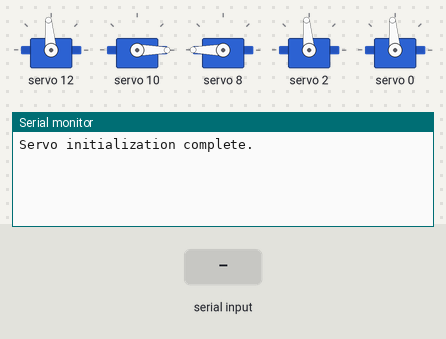
Bench run of a sketch on a simulated Arduino Uno, built with avr-gcc and run on an emulated ATmega328P. On the bench: 5 × servo, the last lines printed to the serial monitor. The inputs (shaded band) are chosen by the test bench.

Above: at 1.2 s.
1.3 s: "90,45,200\n" received over Serial
At 2.2 s:
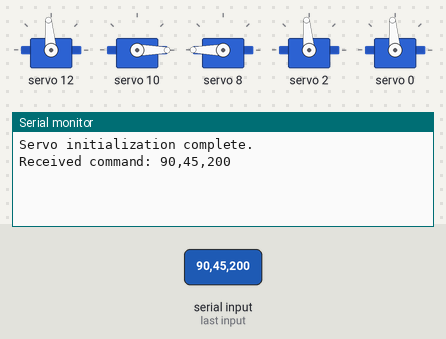
2.8 s: "90,45\n" received over Serial
At 4.0 s:
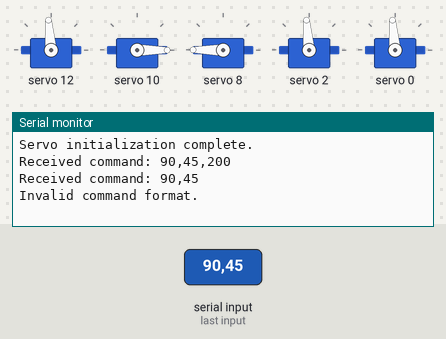
4.3 s: "5\n" received over Serial
At 5.0 s:
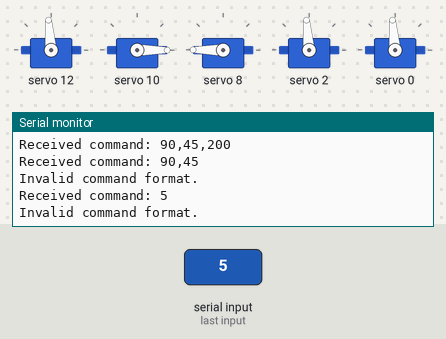

Measured:
- after the input at 1.3 s, the serial monitor: prints a new line at once (image 1)
- after the input at 2.8 s, the serial monitor: prints a new line at once (image 2)
- after the input at 4.3 s, the serial monitor: prints a new line at once (image 3)

The sketch:

Arduino_robot.ino
```cpp
#include <Wire.h>
#include <Adafruit_PWMServoDriver.h>

Adafruit_PWMServoDriver pwm = Adafruit_PWMServoDriver();

   // Adafruit_PWMServoDriver pwm = Adafruit_PWMServoDriver();
//Adafruit_PWMServoDriver je přímo třída z Adafruit knihovny pro PCA9685.
//Samotná proměnná pwm není “z knihovny” (to je jen  jméno), ale všechno, co se volá jako pwm.<něco>(), už je metoda z té knihovny.

//pwm.begin();
//Inicializace PCA9685 čipu (I2C komunikace, registry…).
//pwm.setPWMFreq(60);
//Nastavení frekvence PWM pro všechny kanály (u serv se běžně používá cca 50–60 Hz).
//pwm.setPWM(servoChannel, 0, pulseLen);
//Nastaví konkrétní kanál PCA9685:
  //  první parametr: číslo kanálu 0–15
   // druhý: “on tick” (kdy se PWM zapne v rámci periody) – často se nechává 0
   // třetí: “off tick” (kdy se PWM vypne) – to je ta délka pulzu v jednotkách ticků PCA9685 (0–4095)


// Servo kanály dle zapojení
#define BASE_CHANNEL     12
#define SHOULDER_CHANNEL 10
#define ELBOW_CHANNEL     8
#define WRIST_CHANNEL     2
#define HAND_CHANNEL      0

// Výchozí rozsahy, const int v jazycích C/C++ deklaruje celočíselnou proměnnou jako konstantní, což znamená, že její hodnotu nelze po inicializaci změnit
const int SERVOMIN = 150;
const int SERVOMAX = 600;
const int SHOULDER_MIN = 100;
const int SHOULDER_MAX = 700;
const int ELBOW_MIN = 100;
const int ELBOW_MAX = 700;

// struct
//(struktura) je v programování uživatelem definovaný datový typ, který umožňuje seskupit různé proměnné (členy) pod jeden název. Na rozdíl od pole, struct může obsahovat různé datové typy (int, char, float) v souvislém bloku paměti.
struct ServoState {
  int currentAngle;
  int targetAngle;
  int speed;  // 1-255: 1=slowest, 255=instant
  unsigned long lastUpdateTime; //unsigned long je datový typ v programovacích jazycích C/C++ (a také v Arduinu), který slouží k ukládání velkých nezáporných celých čísel
};

// Pole které přiřadí proměnnou ServoState (která má v sobě více hodnot) pro všechny kanály servořadiče 0-16)
ServoState servoStates[16];

void setup() {
  Serial.begin(9600); //Serial.begin(9600); v Arduino IDE inicializuje sériovou komunikaci mezi deskou Arduino a počítačem (nebo jiným zařízením - HC - 05) rychlostí 9600 bitů za sekundu
  pwm.begin(); // pwm.begin(); je typický inicializační příkaz v programování mikrokontrolérů (např. Arduino, Bolder Flight Systems), který spouští hardwarovou generaci PWM signálu (pulzně šířkové modulace) na určených pinech. Inicializuje časovače, nastavuje frekvenci a připravuje kanály pro řízení výkonu, jasu LED nebo servomotorů
  pwm.setPWMFreq(60); // nastaví frekvenci PWM na 60 Hz

  // Nastavení currentAngle = 90 a targetAngle = 90 zajišťuje: po startu není rozdíl mezi current a target ⇒ řídicí smyčka nebude “dohánět” nějakou náhodnou cílovou hodnotu a servo se (logicky) nemá kam hýbat, i je zde zástupce pro kanály servořadiče,
  for (int i = 0; i < 16; i++) {
    servoStates[i].currentAngle = 90; //tohle neznamená, že servo fyzicky opravdu je na 90°. Je to jen výchozí softwareový předpoklad.
    servoStates[i].targetAngle = 90;
    servoStates[i].speed = 255;
    servoStates[i].lastUpdateTime = 0;
  }

  // Set initial positions instantly
  setServoTarget(BASE_CHANNEL, 90, 255); //84° stupňu fyzicky = 90° softwarově
  setServoTarget(SHOULDER_CHANNEL, 0, 255);
  setServoTarget(ELBOW_CHANNEL, 180, 255);
  setServoTarget(WRIST_CHANNEL, 90, 255);
  setServoTarget(HAND_CHANNEL, 90, 255);

  Serial.println("Servo initialization complete.");
}

//Tenhle kus kódu v loop() dělá neblokující čtení příkazů ze sériové linky (Serial) a když přijde celý příkaz (řádek), tak ho vypíše a předá ho dál k parsování/provedení.
void loop() {
  // Non-blocking: read latest command from serial
  if (Serial.available() > 0) { // Serial.available() vrací kolik bajtů už je teď v příjmovém bufferu (přišlo z USB Serial Monitoru nebo z BT modulu typu HC‑05 připojeného na RX/TX). Podmínka > 0 znamená: aspoň něco přišlo, má smysl číst. Tohle je ta „non-blocking“ část: když nic nepřišlo, tak se čtení přeskočí a program může dál dělat jiné věci : ( updateAllServos()).
    String command = Serial.readStringUntil('\n'); //readStringUntil('\n') čte ze Serialu a skládá to do String, dokud nenarazí na znak nového řádku \n (newline). Typicky tedy očekáváš, že příkaz je jeden řádek ve formátu třeba:"12,84,255\n" (pin/kanál, úhel, rychlost) tohle není 100% neblokující v absolutním smyslu — pokud \n nedorazí, Arduino čeká do vypršení timeoutu Serialu (default bývá 1000 ms). Takže když někdo pošle jen část příkazu bez newline, může to na chvíli zdržet loop.
    command.trim(); //Odstraní bílé znaky na začátku a konci (mezery, \r, taby…). Hodně důležité kvůli Windows koncům řádků \r\n: po readStringUntil('\n') často zůstane na konci ještě \r, a trim() ho odstraní. Výsledkem je čistý text příkazu bez bordelu kolem.
    if (command.length() > 0) { // Když by přišel prázdný řádek (jen newline), tak command bude prázdný. Tohle to filtruje, aby se nezpracovávaly prázdné příkazy.
      Serial.print("Received command: ");
      Serial.println(command);
      processCommand(command); //předá text dále funkci processCommand
    }
  }

  // Non-blocking: update all servos incrementally
  updateAllServos();
}

// Tahle funkce setServoTarget(...) nastaví pro vybraný servo kanál cílový úhel a rychlost pohybu do struktury servoStates[] a v případě “instantní” rychlosti (255) servo hned fyzicky přepne na nový úhel (zapíše PWM).
// Jinak se servo nepohne hned, ale až postupně v logice typu updateAllServos()
void setServoTarget(uint8_t servoChannel, int targetAngle, int speed) { //servoChannel je číslo kanálu (0–15) na servo driveru (typicky PCA9685).targetAngle je požadovaný úhel v “logických stupních” 0–180 (ne přímo PWM).speed je “rychlost” v rozsahu 1–255, kde:malé číslo = pomalu (bude dělat kroky),255 = okamžitě.
  targetAngle = constrain(targetAngle, 0, 180); // Constraints (omezení) v C++20 jsou podmínky kladené na šablony (template arguments), které definují, jaké typy nebo hodnoty lze použít
  speed = constrain(speed, 1, 255);
  // constrain(x, min, max) zajistí, že:
   // když přijde targetAngle = -20, nastaví se na 0
   // když přijde targetAngle = 250, nastaví se na 180
   // když přijde speed = 0, nastaví se na 1
   // když přijde speed = 999, nastaví se na 255
  ServoState &state = servoStates[servoChannel]; //ServoState &state = ... znamená reference (alias) na prvek pole servoStates[servoChannel]. takže state.targetAngle = ... ve skutečnosti zapisuje přímo do servoStates[servoChannel].targetAngle.
  state.targetAngle = targetAngle;
  state.speed = speed;
  //  Pokud je rychlost 255 (nebo víc, ale to už constrain srovná), bere se to jako instant move.
    // state.currentAngle = targetAngle;
       //  tím si firmware řekne: “servo už je na cíli” (nebude ho pak updateAllServos() dál krokovat).
   // writePwm(servoChannel, targetAngle);
     //   to je ten moment, kdy se to projeví fyzicky: funkce typicky převede úhel (0–180) na PWM pulz (např. 150–600) a pošle ho na driver.
  if (speed >= 255) {
    state.currentAngle = targetAngle;
    writePwm(servoChannel, targetAngle);
  }
}

// Tahle funkce updateAllServos() je “motor” plynulého pohybu: každé servo (0–15) posouvá po 1 stupni směrem k cíli a rychlost nastavuje tím, jak často ten 1° krok udělá.
// Je to udělané tak, aby to bylo non‑blocking (nezastaví celý program delay()), ale používá čas z millis().
void updateAllServos() {
  unsigned long currentTime = millis();
  //millis() vrací počet milisekund od startu Arduina.
  //Ukládá se to do currentTime, aby se to v cyklu nevolalo pořád dokola.
  for (int i = 0; i < 16; i++) { //projede všech 16 kanálů
    ServoState &state = servoStates[i]; // state je reference na servoStates[i] (takže změny jdou přímo do pole).
    // continue přeskočí zbytek a jde na další servo, Jestli currentAngle = targetAngle, servo už tam “logicky” je, netřeba nic dělat.
    if (state.currentAngle == state.targetAngle) {
      continue;
    }
    //“Instant” pohyb se řeší jinde (setServoTarget() rovnou zavolá writePwm()).
    //Tady už se to nemá krokovat.
    if (state.speed >= 255) {
      continue;
    }
    // Arduino map(x, inMin, inMax, outMin, outMax) lineárně převede hodnotu.
    //Tady se speed (1..254) převádí na delayMs (20..1).
    int delayMs = map(state.speed, 1, 254, 20, 1);
    //speed = 1 → delayMs ≈ 20 ms (pomalé)
     // speed = 254→ delayMs ≈ 1 ms (hodně rychlé)
      // čím vyšší speed, tím menší pauza mezi 1° kroky.
    // state.lastUpdateTime je čas, kdy servo udělalo poslední krok. currentTime - lastUpdateTime je “kolik ms uběhlo”. Pokud uběhlo aspoň delayMs, servo smí udělat další krok.
    if (currentTime - state.lastUpdateTime >= (unsigned long)delayMs) {
      // vždycky se posune jen o 1 stupeň směrem k cíli. žádné skoky o víc stupňů, proto je pohyb plynulejší.
      if (state.currentAngle < state.targetAngle) {
        state.currentAngle++;
      } else {
        state.currentAngle--;
      }
      // writePwm(i, state.currentAngle) fyzicky nastaví PWM pro kanál i podle aktuálního úhlu po kroku. Pak se uloží lastUpdateTime, aby se další krok dělal až po delayMs
      writePwm(i, state.currentAngle);
      state.lastUpdateTime = currentTime;
    }
  }
}

// Nastaví servo plynule na daný úhel podle rychlosti
// speed: 1 = pomalu, 255 = okamžitě
// Tahle funkce je jen obal kvůli zpětné kompatibilitě.
void setServoAngle(uint8_t servoChannel, int targetAngle, int speed) {
  // Deprecated: Use setServoTarget for non-blocking operation
  // Kept for backward compatibility but converts to non-blocking
  setServoTarget(servoChannel, targetAngle, speed);
}

// Použije správné mapování rozsahu podle serva
//Převede úhel angle (0–180) na PWM “pulse length” (hodnota, kterou chce knihovna pro PCA9685).
// map(angle, 0, 180, MIN, MAX) znamená:
     //   0° → MIN
       // 180° → MAX
        // 90° → přibližně (MIN+MAX)/2
//  Používá různé min/max podle serva:
   //  pro SHOULDER: SHOULDER_MIN..SHOULDER_MAX
    // pro ELBOW: ELBOW_MIN..ELBOW_MAX
    // pro ostatní (BASE, WRIST, HAND): SERVOMIN..SERVOMAX
void writePwm(uint8_t servoChannel, int angle) {
  int pulseLen;
  if (servoChannel == SHOULDER_CHANNEL) {
    pulseLen = map(angle, 0, 180, SHOULDER_MIN, SHOULDER_MAX);
  } else if (servoChannel == ELBOW_CHANNEL) {
    pulseLen = map(angle, 0, 180, ELBOW_MIN, ELBOW_MAX);
  } else {
    pulseLen = map(angle, 0, 180, SERVOMIN, SERVOMAX);
  }
  pwm.setPWM(servoChannel, 0, pulseLen); // skutečně nastaví PWM výstup na PCA9685 na daném kanálu
}

// Očekává "servoChannel,angle,speed"
// processCommand(String cmd) je parser jednoho příkazu ve formátu CSV: <servoChannel>,<angle>,<speed>, a pak to předá do setServoTarget(), která nastaví cílový úhel a rychlost (plynule nebo okamžitě).
void processCommand(String cmd) {
  int firstComma = cmd.indexOf(',');
  int secondComma = cmd.indexOf(',', firstComma + 1);
  // indexOf(',') vrátí index první čárky, nebo -1, když tam není.
  //  Druhý indexOf(',', firstComma + 1) hledá další čárku až za první čárkou, tedy najde druhou.
  //Příklad pro cmd = "12,84,255":
   // firstComma bude 2 (znaky: 1(0) 2(1) ,(2) ...)
    //secondComma bude 5

  //Pokud chybí první nebo druhá čárka, příkaz není ve tvaru a,b,c. Vypíše chybu a ukončí funkci (return;), nic se nepohne.
  if (firstComma == -1 || secondComma == -1) {
    Serial.println("Invalid command format.");
    return;
  }

  //Rozřeže string na 3 části a převede na int
  //servoChannel: od začátku do první čárky (neobsahuje čárku)
  //angle: mezi první a druhou čárkou
  //speed: od druhé čárky až do konce
  int servoChannel = cmd.substring(0, firstComma).toInt();
  int angle = cmd.substring(firstComma + 1, secondComma).toInt();
  int speed = cmd.substring(secondComma + 1).toInt();

  // Tady se to předá dál.
//setServoTarget():
 //   ořízne angle do 0–180 a speed do 1–255,
   // uloží to do servoStates[servoChannel],
   // a pokud speed==255, tak zavolá hned writePwm(...).
  setServoTarget(servoChannel, angle, speed);
}
```
